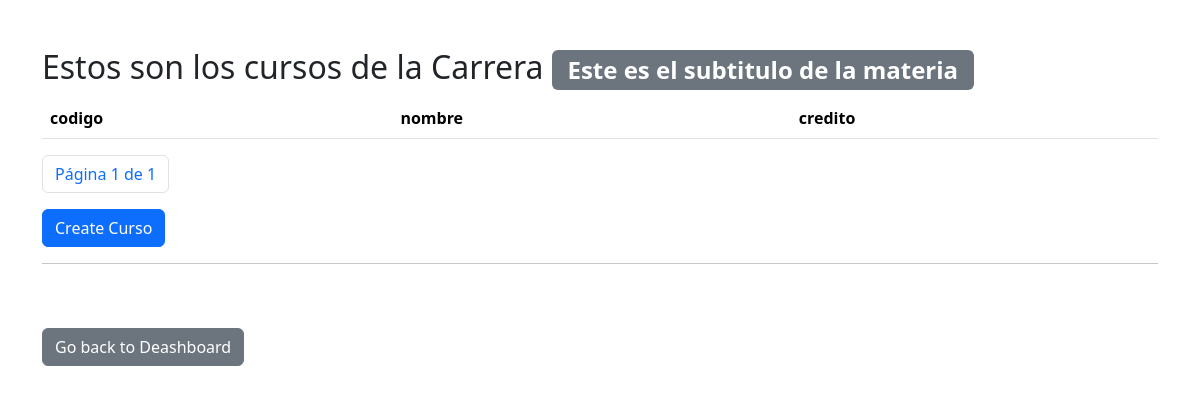
The page /list/ on the database as committed earlier.
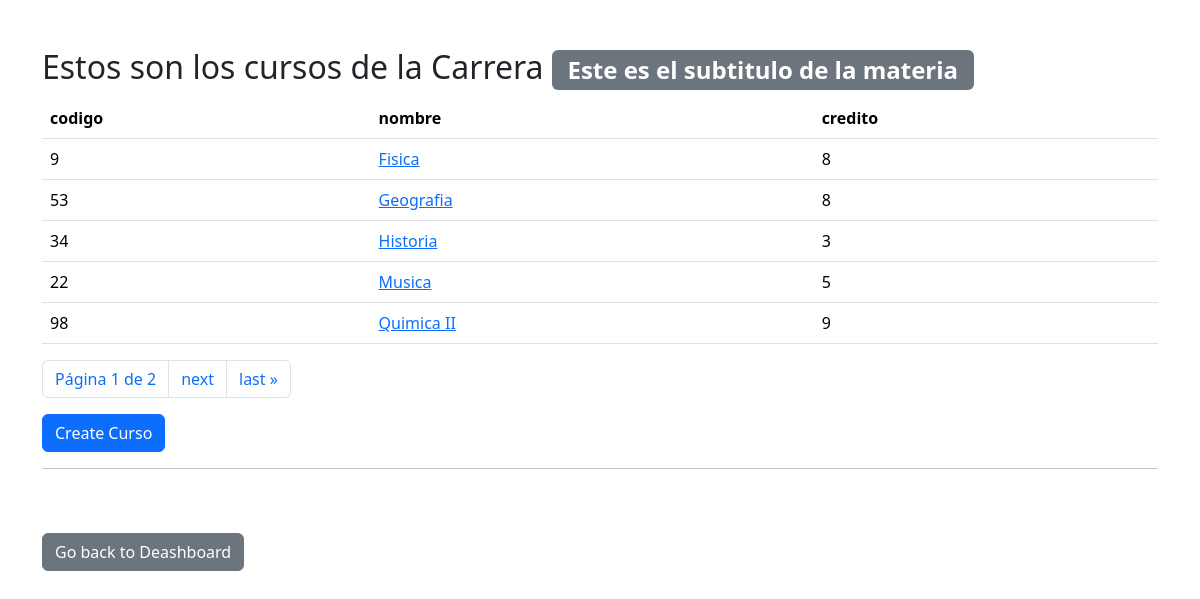
The same page on the database as committed later.
### academico/models.py (models this page shows, shortened)
class Curso(models.Model):
    codigo = models.CharField(primary_key=True, max_length=6)
    nombre = models.CharField(max_length=50)
    credito = models.PositiveSmallIntegerField()
    fecha_hora = models.DateTimeField(default=timezone.now)  # Agrega este campo

### academico/views.py (the view)
# urls.py: path('list/', CursoListView.as_view(), name='list'),
class CursoListView(ListView):
    model = Curso
    paginate_by = 5 # Número de elementos por página
    template_name = "curso_list.html"
    def get_queryset(self):
        queryset = super().get_queryset()
        return queryset.order_by('nombre')
    def get_context_data(self, **kwargs):
        context = super().get_context_data(**kwargs)
        context['title'] = 'Estos son los cursos de la Carrera'
        context['subtitle'] = 'Este es el subtitulo de la materia'
        return context

### templates/curso_list.html (shortened to what this page needs)
 {% extends 'core/base.html' %}
{% block content %}
<h2>{{ title }} <span class="badge bg-secondary">{{ subtitle }}</span></h2>
<table class="table">
    <thead>
        <tr>
            <th>codigo</th>
            <th>nombre</th>
            <th>credito</th>
        </tr>
    </thead>
    <tbody>
    {% for curso in curso_list %}
        <tr>
            <td>{{ curso.codigo }}</td>
            <td><a class="text-blue-500 hover:text-blue-800" href="{% url 'detail' curso.pk %}">{{ curso.nombre }}</a></td>
            <td>{{ curso.credito }}</td>
        </tr>
    {% endfor %}
    </tbody>
</table>
<nav aria-label="Page navigation example">
    <ul class="pagination">
            <li class="page-item">
                <span class="page-link">
                    Página {{ page_obj.number }} de {{ page_obj.paginator.num_pages }}
                </span>
            </li>
            {% if page_obj.has_next %}
                <li class="page-item">
                    <a href="?page={{ page_obj.next_page_number }}" class="page-link">next</a>
                </li>
                <li class="page-item">
                    <a href="?page={{ page_obj.paginator.num_pages }}" class="page-link">last &raquo;</a>
                </li>
            {% endif %}
    </ul>
</nav>
<a href="{% url 'create' %}" class="btn btn-primary">Create Curso</a>
<hr>
<div class="py-5 border-b border-gray-200">
    <a class="btn btn-secondary" href="{% url 'dashboard' %}">Go back to Deashboard</a>
</div>
{% endblock content %}

### templates/core/base.html (shortened to what this page needs)
<!DOCTYPE html>
<html lang="en">
<head>
    <link href="https://cdn.jsdelivr.net/npm/bootstrap@5.3.2/dist/css/bootstrap.min.css" rel="stylesheet"
>
</head>
<body>
<div class="container mt-5">
    {% block content %}
    {% endblock content %}
</div>
</body>
</html>

Rows that differ between the two databases and show on the page:
added Curso: codigo "9", nombre "Fisica", credito "8"
added Curso: codigo "53", nombre "Geografia", credito "8"
added Curso: codigo "34", nombre "Historia", credito "3"
added Curso: codigo "22", nombre "Musica", credito "5"
added Curso: codigo "98", nombre "Quimica II", credito "9"
Other text that changed with them:
{{ page_obj.paginator.num_pages }}: "1" → "2"
text now shown: "next last »"
